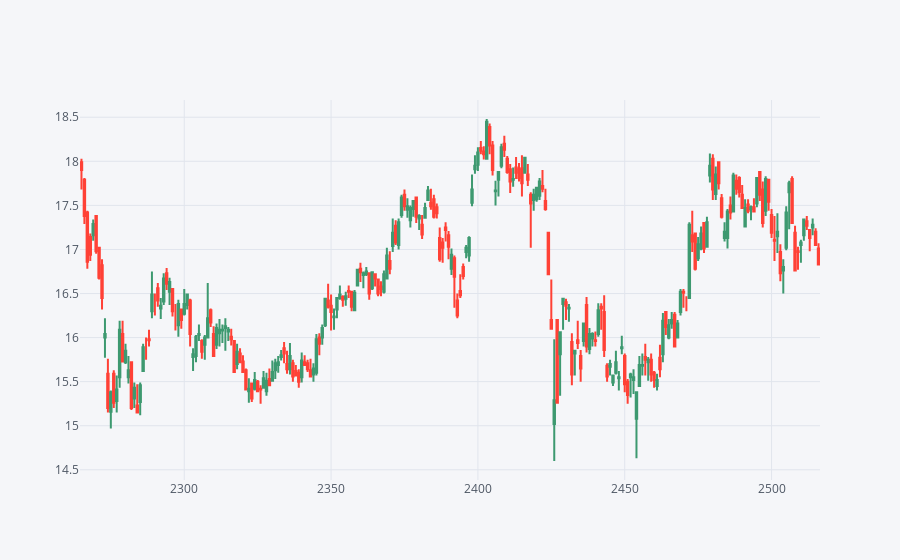

Here is the notebook cell this chart was saved with:
### Markdown cell above
** Use .iplot(kind='candle) to create a candle plot of Bank of America's stock from Jan 1st 2015 to Jan 1st 2016.**

### Code cell
bank_stocks.reset_index().loc[bank_stocks.reset_index()['Date'].apply(lambda y: y.year) == 2015]['BAC'].iplot(kind = 'candle')

### Figure 1 — Plotly figure (JSON) as saved in the notebook; plotly's stock layout.template omitted (floating-point values rounded to 4 significant figures; data arrays with more than 128 entries replaced by an {"elided": "..."} marker saying what was removed)
{"data": [{"close": {"elided": "252 float values"}, "high": {"elided": "252 float values"}, "low": {"elided": "252 float values"}, "open": {"elided": "252 float values"}, "showlegend": false, "type": "candlestick", "x": {"elided": "252 int values"}, "yaxis": "y2"}], "layout": {"legend": {"bgcolor": "#F5F6F9", "font": {"color": "#4D5663"}}, "paper_bgcolor": "#F5F6F9", "plot_bgcolor": "#F5F6F9", "title": {"font": {"color": "#4D5663"}}, "xaxis": {"gridcolor": "#E1E5ED", "rangeslider": {"visible": false}, "showgrid": true, "tickfont": {"color": "#4D5663"}, "title": {"font": {"color": "#4D5663"}, "text": ""}, "zerolinecolor": "#E1E5ED"}, "yaxis": {"gridcolor": "#E1E5ED", "showgrid": true, "showticklabels": false, "tickfont": {"color": "#4D5663"}, "title": {"font": {"color": "#4D5663"}, "text": ""}, "zerolinecolor": "#E1E5ED"}, "yaxis2": {"gridcolor": "#E1E5ED", "showgrid": true, "tickfont": {"color": "#4D5663"}, "title": {"font": {"color": "#4D5663"}, "text": ""}, "zerolinecolor": "#E1E5ED"}}}
